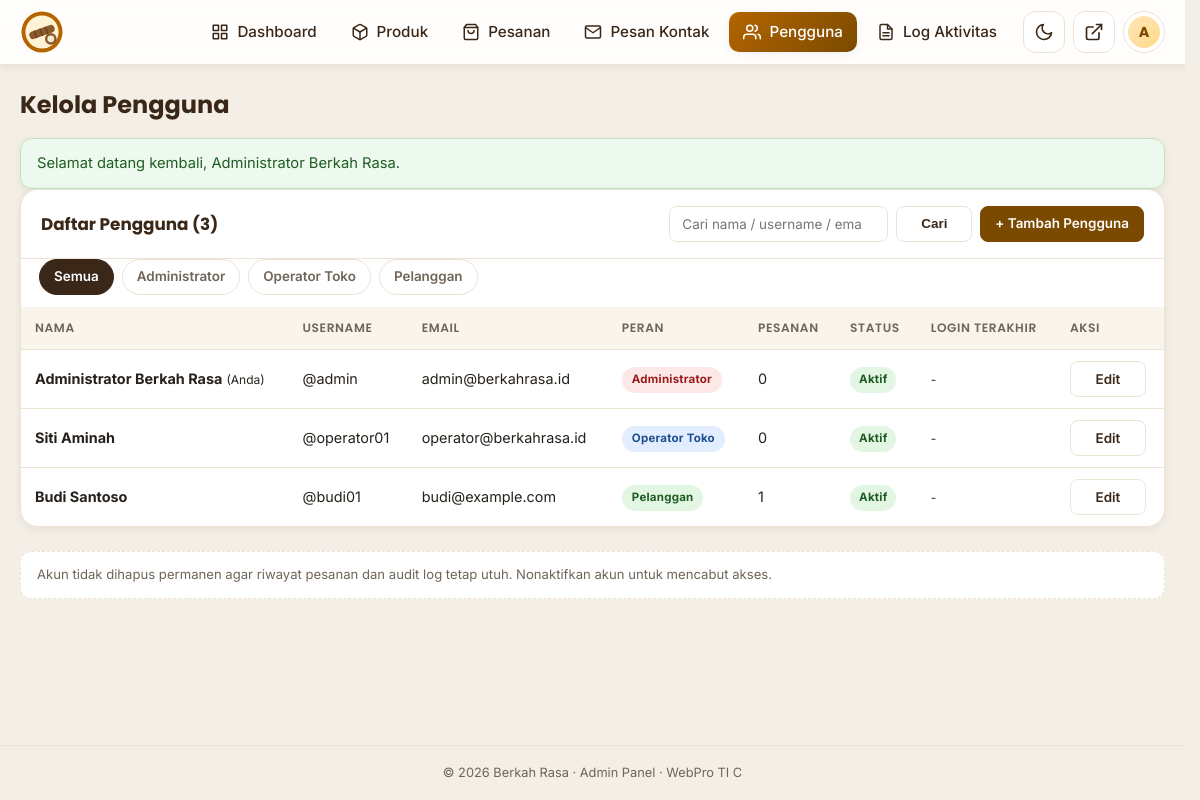
Page /admin/pengguna/index.php (signed in) on the committed database.
### tables this page shows
CREATE TABLE IF NOT EXISTS users (
    id            INT AUTO_INCREMENT PRIMARY KEY,
    username      VARCHAR(60) NOT NULL,
    nama          VARCHAR(120) NOT NULL,
    email         VARCHAR(150) NOT NULL,
    no_wa         VARCHAR(30) NULL,
    password      VARCHAR(255) NOT NULL,
    role          ENUM('admin','operator','pelanggan') NOT NULL DEFAULT 'pelanggan',
    aktif         TINYINT(1) NOT NULL DEFAULT 1,
    last_login_at DATETIME NULL,
    created_at    TIMESTAMP NOT NULL DEFAULT CURRENT_TIMESTAMP,
    updated_at    TIMESTAMP NOT NULL DEFAULT CURRENT_TIMESTAMP ON UPDATE CURRENT_TIMESTAMP,
    UNIQUE KEY uq_users_username (username),
    UNIQUE KEY uq_users_email (email),
    KEY idx_users_role (role)
);

### config/config.php (called while the page is built, shortened)
<?php
if (!function_exists('url')) {
    function url(string $path = ''): string
    {
        return BASE_URL . '/' . ltrim($path, '/');
    }
}
if (!function_exists('asset')) {
    function asset(string $path): string
    {
        $url = url($path);
        return $url . (str_contains($url, '?') ? '&' : '?') . 'v=' . ASSET_VERSION;
    }
}

### includes/security.php (called while the page is built, shortened)
<?php
require_once __DIR__ . '/../config/config.php';
require_once __DIR__ . '/../config/database.php';
require_once __DIR__ . '/validators.php';
function current_user(bool $refresh = false): ?array
{
    static $cached = null;
    static $loaded = false;
    if ($loaded) {
        return $cached;
    }
    $loaded = true;
    $userId = (int) ($_SESSION['user_id'] ?? 0);
    $stmt = db()->prepare(
        'SELECT id, username, nama, email, no_wa, password, role, aktif, last_login_at, created_at
         FROM users WHERE id = ? LIMIT 1'
    );
    $stmt->execute([$userId]);
    $user = $stmt->fetch();
    $cached = $user;
    return $cached;
}
function is_logged_in(): bool
{
    return current_user() !== null;
}
function is_admin(): bool
{
    $user = current_user();
    return $user !== null && $user['role'] === 'admin';
}
function user_can(string $permission): bool
{
    $user = current_user();
    return $user !== null && role_can((string) $user['role'], $permission);
}
function require_staff(): void
{
    if (!is_logged_in()) {
        remember_intended_url();
        set_flash('error', 'Silakan masuk ke panel admin.');
        redirect(url('admin/login.php'));
    }
}
function theme_preference(): string
{
    $theme = (string) ($_COOKIE[THEME_COOKIE] ?? '');
    return $theme === 'dark' ? 'dark' : 'light';
}

### includes/functions.php (called while the page is built, shortened)
<?php
require_once __DIR__ . '/security.php';
function e(mixed $value): string
{
    return htmlspecialchars((string) $value, ENT_QUOTES, 'UTF-8');
}
function format_tanggal(?string $datetime, string $format = 'd/m/Y H:i'): string
{
    if ($datetime === null || $datetime === '' || $datetime === '0000-00-00 00:00:00') {
        return '-';
    }
    $time = strtotime($datetime);
    return $time === false ? '-' : date($format, $time);
}
function get_flash(): ?array
{
    $flash = $_SESSION['flash'];
    return $flash;
}

### config/database.php (called while the page is built, shortened)
<?php
require_once __DIR__ . '/config.php';
function db(): PDO
{
    static $pdo = null;
    if ($pdo instanceof PDO) {
        return $pdo;
    }
    $dsn = 'mysql:host=' . DB_HOST
        . ';port=' . DB_PORT
        . ';dbname=' . DB_NAME
        . ';charset=utf8mb4';
    try {
        $pdo = new PDO($dsn, DB_USER, DB_PASS, [
            PDO::ATTR_ERRMODE            => PDO::ERRMODE_EXCEPTION,
            PDO::ATTR_DEFAULT_FETCH_MODE => PDO::FETCH_ASSOC,
            PDO::ATTR_EMULATE_PREPARES   => false,
            PDO::ATTR_STRINGIFY_FETCHES  => false,
        ]);
    } catch (PDOException $e) {
        error_log('[DB] ' . $e->getMessage());
        http_response_code(500);
        if (PHP_SAPI === 'cli') {
            fwrite(STDERR, 'Koneksi database gagal: ' . $e->getMessage() . PHP_EOL);
            exit(1);
        }
        $pesan = APP_DEBUG
            ? '<p style="color:#b91c1c">' . htmlspecialchars($e->getMessage(), ENT_QUOTES,
                'UTF-8') . '</p>'
            : '<p>Silakan hubungi pengelola situs.</p>';
        exit(
            '<!DOCTYPE html><html lang="id"><meta charset="utf-8">'
            . '<title>Koneksi database gagal</title>'
            .
                '<body style="font-family:system-ui;max-width:640px;margin:80px auto;padding:0 20px;">'
            . '<h2>Koneksi database gagal</h2>'
            . '<p>Pastikan MySQL/MariaDB berjalan dan database <strong>'
            . htmlspecialchars(DB_NAME, ENT_QUOTES, 'UTF-8')
            . '</strong> sudah diimpor dari <code>database/schema.sql</code>.</p>'
            . $pesan
            . '</body></html>'
        );
    }
    return $pdo;
}

### admin/includes/auth.php (called while the page is built)
<?php
require_once __DIR__ . '/../../config/database.php';
require_once __DIR__ . '/../../includes/functions.php';
require_staff();

### includes/validators.php (called while the page is built, shortened)
<?php
function clean_text(mixed $value, int $max = 255): string
{
    $text = trim((string) $value);
    $text = preg_replace('/[\x00-\x08\x0B\x0C\x0E-\x1F\x7F]/u', '', $text) ?? '';
    return mb_substr($text, 0, $max);
}
function roles(): array
{
    return [
        'admin'     => 'Administrator',
        'operator'  => 'Operator Toko',
        'pelanggan' => 'Pelanggan',
    ];
}
function role_label(string $role): string
{
    return roles()[$role] ?? ucfirst($role);
}
function role_permissions(): array
{
    return [
        'admin' => ['*'],
        'operator' => [
            'dashboard.view',
            'produk.view', 'produk.create', 'produk.edit',
            'pesanan.view', 'pesanan.status',
            'pesan.view', 'pesan.read',
        ],
        'pelanggan' => [
            'akun.view', 'akun.edit', 'pesanan.own',
        ],
    ];
}
function role_can(string $role, string $permission): bool
{
    $permissions = role_permissions()[$role] ?? [];
    return in_array('*', $permissions, true) || in_array($permission, $permissions, true);
}

### admin/pengguna/index.php (the view, shortened to what this page needs)
<?php
require_once __DIR__ . '/../includes/auth.php';
$q = clean_text($_GET['q'] ?? '', 80);
$roleFilter = $_GET['role'] ?? '';
$sql = 'SELECT u.*, COUNT(p.id) AS jumlah_pesanan
        FROM users u
        LEFT JOIN pesanan p ON p.user_id = u.id';
$params = [];
$sql .= ' GROUP BY u.id ORDER BY FIELD(u.role, "admin", "operator", "pelanggan"), u.nama ASC';
$stmt = db()->prepare($sql);
$stmt->execute($params);
$users = $stmt->fetchAll();
$adminTitle  = 'Kelola Pengguna';
$adminActive = 'pengguna';
include __DIR__ . '/../includes/header.php';
?>
<div class="panel">
  <div class="panel-head">
    <h2>Daftar Pengguna (<?= count($users) ?>)</h2>
    <div class="panel-tools">
      <form method="get" class="inline-search">
        <input type="search" name="q" value="<?= e($q) ?>"
            placeholder="Cari nama / username / email…" aria-label="Cari pengguna">
        <button class="btn-sm btn-sm-ghost" type="submit">Cari</button>
      </form>
      <a class="btn-sm btn-sm-primary" href="<?= url('admin/pengguna/form.php') ?>">+ Tambah
          Pengguna</a>
    </div>
  </div>
  <div class="filter-bar filter-bar-panel">
    <a class="<?= $roleFilter === '' ? 'active' : '' ?>"
        href="<?= url('admin/pengguna/index.php') ?>">Semua</a>
    <?php foreach (roles() as $key => $label): ?>
    <a class="<?= $roleFilter === $key ? 'active' : '' ?>"
        href="<?= url('admin/pengguna/index.php?role=' . $key) ?>"><?= e($label) ?></a>
    <?php endforeach; ?>
  </div>
  <div class="admin-table-wrap">
    <table class="admin-table">
      <thead>
        <tr><th>Nama</th><th>Username</th><th>Email</th><th>Peran</th><th>Pesanan</th><th>Status</th><th>Login Terakhir</th><th>Aksi</th></tr>
      </thead>
      <tbody>
        <?php foreach ($users as $u): ?>
        <tr>
          <td><b><?= e($u['nama']) ?></b><?= (int) $u['id'] === (int) current_user()['id'] ?
              ' <small>(Anda)</small>' : '' ?></td>
          <td>@<?= e($u['username']) ?></td>
          <td><?= e($u['email']) ?></td>
          <td><span class="role-badge role-<?= e($u['role']) ?>"><?= e(role_label((string)
              $u['role'])) ?></span></td>
          <td><?= (int) $u['jumlah_pesanan'] ?></td>
          <td><?= $u['aktif'] ? '<span class="badge badge-aktif">Aktif</span>' :
              '<span class="badge badge-nonaktif">Nonaktif</span>' ?></td>
          <td><small><?= e(format_tanggal($u['last_login_at'])) ?></small></td>
          <td><a class="btn-sm btn-sm-ghost"
              href="<?= url('admin/pengguna/form.php?id=' . (int) $u['id']) ?>">Edit</a></td>
        </tr>
        <?php endforeach; ?>
      </tbody>
    </table>
  </div>
</div>
<p class="admin-note">Akun tidak dihapus permanen agar riwayat pesanan dan audit log tetap utuh.
    Nonaktifkan akun untuk mencabut akses.</p>
<?php include __DIR__ . '/../includes/footer.php'; ?>

### admin/includes/header.php (shortened to what this page needs)
<?php
$adminTitle  = $adminTitle ?? 'Dashboard';
$adminActive = $adminActive ?? '';
$adminUser   = current_user();
$adminMenu = [
    'dashboard' => ['index.php', 'Dashboard',
        '<svg viewBox="0 0 24 24" fill="none" stroke="currentColor" stroke-width="2" stroke-linecap="round" stroke-linejoin="round"><rect x="3" y="3" width="7" height="7"/><rect x="14" y="3" width="7" height="7"/><rect x="14" y="14" width="7" height="7"/><rect x="3" y="14" width="7" height="7"/></svg>', 'dashboard.view'],
    'produk'    => ['produk/index.php', 'Produk',
        '<svg viewBox="0 0 24 24" fill="none" stroke="currentColor" stroke-width="2" stroke-linecap="round" stroke-linejoin="round"><path d="M21 16V8a2 2 0 0 0-1-1.73l-7-4a2 2 0 0 0-2 0l-7 4A2 2 0 0 0 3 8v8a2 2 0 0 0 1 1.73l7 4a2 2 0 0 0 2 0l7-4A2 2 0 0 0 21 16z"/><polyline points="3.27 6.96 12 12.01 20.73 6.96"/><line x1="12" y1="22.08" x2="12" y2="12"/></svg>', 'produk.view'],
    'pesanan'   => ['pesanan/index.php', 'Pesanan',
        '<svg viewBox="0 0 24 24" fill="none" stroke="currentColor" stroke-width="2" stroke-linecap="round" stroke-linejoin="round"><path d="M6 2 3 6v14a2 2 0 0 0 2 2h14a2 2 0 0 0 2-2V6l-3-4z"/><line x1="3" y1="6" x2="21" y2="6"/><path d="M16 10a4 4 0 0 1-8 0"/></svg>', 'pesanan.view'],
    'pesan'     => ['pesan/index.php', 'Pesan Kontak',
        '<svg viewBox="0 0 24 24" fill="none" stroke="currentColor" stroke-width="2" stroke-linecap="round" stroke-linejoin="round"><path d="M4 4h16c1.1 0 2 .9 2 2v12c0 1.1-.9 2-2 2H4c-1.1 0-2-.9-2-2V6c0-1.1.9-2 2-2z"/><polyline points="22,6 12,13 2,6"/></svg>', 'pesan.view'],
    'pengguna'  => ['pengguna/index.php', 'Pengguna',
        '<svg viewBox="0 0 24 24" fill="none" stroke="currentColor" stroke-width="2" stroke-linecap="round" stroke-linejoin="round"><path d="M17 21v-2a4 4 0 0 0-4-4H5a4 4 0 0 0-4 4v2"/><circle cx="9" cy="7" r="4"/><path d="M23 21v-2a4 4 0 0 0-3-3.87"/><path d="M16 3.13a4 4 0 0 1 0 7.75"/></svg>', 'admin'],
    'log'       => ['log/index.php', 'Log Aktivitas',
        '<svg viewBox="0 0 24 24" fill="none" stroke="currentColor" stroke-width="2" stroke-linecap="round" stroke-linejoin="round"><path d="M14 2H6a2 2 0 0 0-2 2v16a2 2 0 0 0 2 2h12a2 2 0 0 0 2-2V8z"/><polyline points="14 2 14 8 20 8"/><line x1="16" y1="13" x2="8" y2="13"/><line x1="16" y1="17" x2="8" y2="17"/></svg>', 'admin'],
];
?><!DOCTYPE html>
<html lang="id">
<head>
<link rel="stylesheet" href="<?= asset('style.css') ?>">
<link rel="stylesheet" href="<?= asset('admin/assets/admin.css') ?>">
</head>
<body class="admin-body <?= theme_preference() === 'dark' ? 'dark' : '' ?>">
<header class="admin-header">
  <div class="admin-header-inner">
    <a class="admin-brand" href="<?= url('admin/index.php') ?>">
      <img src="<?= url('gambar/logo-icon.svg') ?>" alt="Logo <?= e(APP_NAME) ?>">
    </a>
    <nav class="admin-nav" id="adminNav">
      <?php foreach ($adminMenu as $key => [$href, $label, $icon, $permission]): ?>
        <?php if ($permission === 'admin' ? is_admin() : user_can($permission)): ?>
        <a href="<?= url('admin/' . $href) ?>"
            class="<?= $adminActive === $key ? 'active' : '' ?>"><span class="ic"><?= $icon
                ?></span><?= e($label) ?></a>
        <?php endif; ?>
      <?php endforeach; ?>
    </nav>
    <div class="admin-user">
      <button type="button" class="icon-btn" id="darkToggle" onclick="toggleDark()"
          aria-label="Mode gelap"><?php if (theme_preference() === 'dark'): ?><svg
              viewBox="0 0 24 24" fill="none" stroke="currentColor" stroke-width="2"
                  stroke-linecap="round" stroke-linejoin="round"><circle cx="12" cy="12"
                      r="4"/><path
                          d="M12 2v2M12 20v2M4.93 4.93l1.41 1.41M17.66 17.66l1.41 1.41M2 12h2M20 12h2M4.93 19.07l1.41-1.41M17.66 6.34l1.41-1.41"/></svg><?php else: ?><svg viewBox="0 0 24 24" fill="none" stroke="currentColor" stroke-width="2" stroke-linecap="round" stroke-linejoin="round"><path d="M21 12.79A9 9 0 1 1 11.21 3 7 7 0 0 0 21 12.79z"/></svg><?php endif; ?></button>
      <a class="icon-btn" href="<?= url('index.php') ?>" target="_blank" rel="noopener"
          aria-label="Lihat situs" title="Lihat Situs"><svg viewBox="0 0 24 24" fill="none"
              stroke="currentColor" stroke-width="2" stroke-linecap="round"
                  stroke-linejoin="round"><path
                      d="M18 13v6a2 2 0 0 1-2 2H5a2 2 0 0 1-2-2V8a2 2 0 0 1 2-2h6"/><polyline
                          points="15 3 21 3 21 9"/><line x1="10" y1="14" x2="21" y2="3"/></svg></a>
      <div class="admin-profile-wrap">
        <button type="button" class="admin-who" onclick="toggleAdminProfile()"
            aria-haspopup="true" aria-expanded="false" aria-label="Menu profil">
          <span class="avatar-mini"><?= e(mb_strtoupper(mb_substr((string) ($adminUser['nama']
              ?? 'S'), 0, 1))) ?></span>
        </button>
      </div>
    </div>
  </div>
</header>
<main class="admin-main">
  <div class="admin-page-head">
    <h1><?= e($adminTitle) ?></h1>
  </div>
  <?php if ($flash = get_flash()): ?>
  <div class="flash flash-<?= e($flash['type']) ?>"><?= e($flash['message']) ?></div>
  <?php endif; ?>

### rows in the picture
users: nama "A", nama "Administrator Berkah Rasa", shows "(Anda)", username "admin", email "admin@berkahrasa.id", role "Administrator", jumlah_pesanan "0", aktif "Aktif", last_login_at "-"
users: nama "Siti Aminah", username "operator01", email "operator@berkahrasa.id", role "Operator Toko", jumlah_pesanan "0", aktif "Aktif", last_login_at "-"
users: nama "Budi Santoso", username "budi01", email "budi@example.com", role "Pelanggan", jumlah_pesanan "1", aktif "Aktif", last_login_at "-"

### other values in the picture
$label "Dashboard"
$label "Produk"
$label "Pesanan"
$label "Pesan Kontak"
$label "Pengguna"
$label "Log Aktivitas"
$adminTitle "Kelola Pengguna"
$flash['message'] "Selamat datang kembali, Administrator Berkah Rasa."
count($users) "3"
$label "Administrator"
$label "Operator Toko"
$label "Pelanggan"
